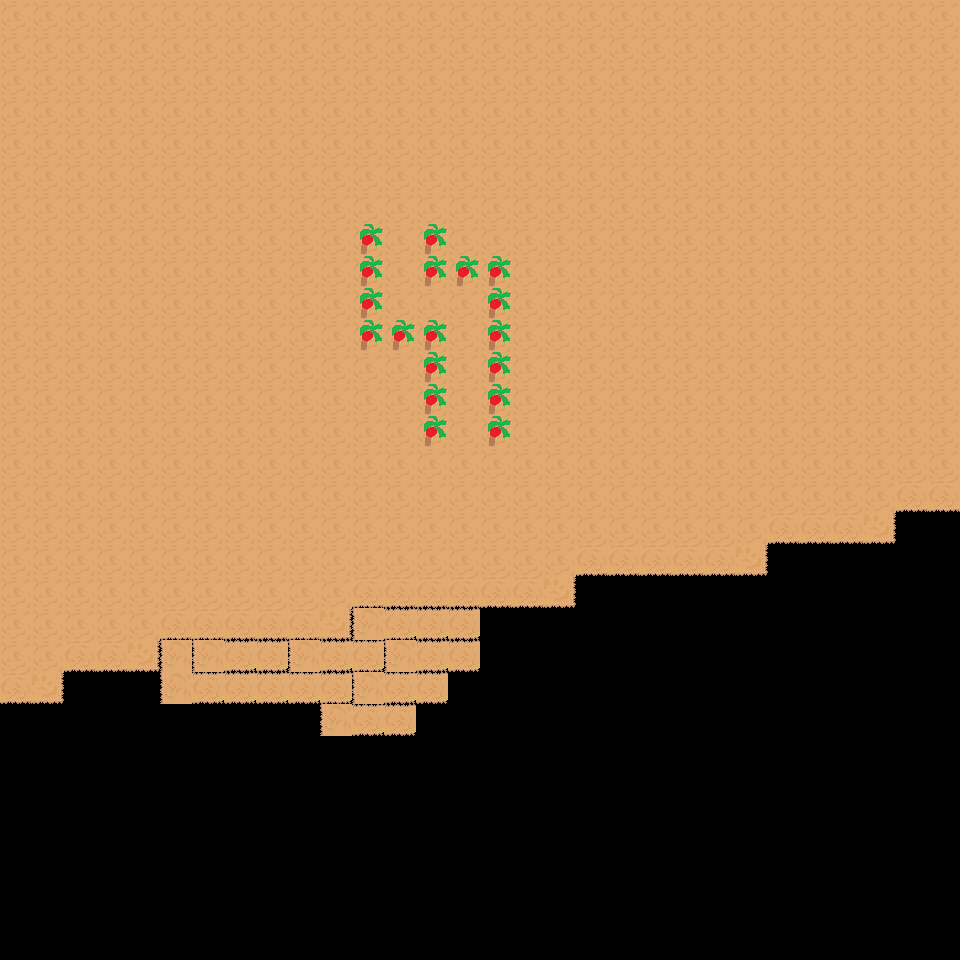

This game map was drawn from its Tiled (.tmx) file and the tilesets committed beside it. A one-line description and the full map source follow:
An orthogonal 30x30 tile map with 32x32 px tiles, 3 tile layers (Tile Layer 1, Tile Layer 2, collision).

<map version="1.10" tiledversion="1.11.2" orientation="orthogonal" renderorder="right-down" width="30" height="30" tilewidth="32" tileheight="32" infinite="0" nextlayerid="4" nextobjectid="1">
 <editorsettings>
  <export target="testMap.lua" format="lua" />
 </editorsettings>
 <tileset firstgid="1" name="Sand" tilewidth="32" tileheight="32" tilecount="400" columns="20">
  <image source="Sand_Tile_set_1.png" width="640" height="640" />
  <tile id="82">
   <properties>
    <property name="collides" value="true" />
   </properties>
  </tile>
 </tileset>
 <layer id="1" name="Tile Layer 1" width="30" height="30">
  <data encoding="csv">
21,21,21,21,21,21,21,21,21,21,21,21,21,21,21,21,21,21,21,21,21,21,21,21,21,21,21,21,21,21,
21,21,21,21,21,21,21,21,21,21,21,21,21,21,21,21,21,21,21,21,21,21,21,21,21,21,21,21,21,21,
21,21,21,21,21,21,21,21,21,21,21,21,21,21,21,21,21,21,21,21,21,21,21,21,21,21,21,21,21,21,
21,21,21,21,21,21,21,21,21,21,21,21,21,21,21,21,21,21,21,21,21,21,21,21,21,21,21,21,21,21,
21,21,21,21,21,21,21,21,21,21,21,21,21,21,21,21,21,21,21,21,21,21,21,21,21,21,21,21,21,21,
21,21,21,21,21,21,21,21,21,21,21,21,21,21,21,21,21,21,21,21,21,21,21,21,21,21,21,21,21,21,
21,21,21,21,21,21,21,21,21,21,21,21,21,21,21,21,21,21,21,21,21,21,21,21,21,21,21,21,21,21,
21,21,21,21,21,21,21,21,21,21,21,21,21,21,21,21,21,21,21,21,21,21,21,21,21,21,21,21,21,21,
21,21,21,21,21,21,21,21,21,21,21,21,21,21,21,21,21,21,21,21,21,21,21,21,21,21,21,21,21,21,
21,21,21,21,21,21,21,21,21,21,21,21,21,21,21,21,21,21,21,21,21,21,21,21,21,21,21,21,21,21,
21,21,21,21,21,21,21,21,21,21,21,21,21,21,21,21,21,21,21,21,21,21,21,21,21,21,21,21,21,21,
21,21,21,21,21,21,21,21,21,21,21,21,21,21,21,21,21,21,21,21,21,21,21,21,21,21,21,21,21,21,
21,21,21,21,21,21,21,21,21,21,21,21,21,21,21,21,21,21,21,21,21,21,21,21,21,21,21,21,21,21,
21,21,21,21,21,21,21,21,21,21,21,21,21,21,21,21,21,21,21,21,21,21,21,21,21,21,21,21,21,21,
21,21,21,21,21,21,21,21,21,21,21,21,21,21,21,21,21,21,21,21,21,21,21,21,21,21,21,21,21,21,
21,21,21,21,21,21,21,21,21,21,21,21,21,21,21,21,21,21,21,21,21,21,21,21,21,21,21,21,61,61,
21,21,21,21,21,21,21,21,21,21,21,21,21,21,21,21,21,21,21,21,21,21,21,21,61,61,61,23,0,0,
21,21,21,21,21,21,21,21,21,21,21,21,21,21,21,21,21,21,61,61,61,61,61,23,0,0,0,0,0,0,
21,21,21,21,21,21,21,21,21,21,21,61,61,61,61,61,61,23,0,0,0,0,0,0,0,0,0,0,0,0,
21,21,21,21,21,61,61,61,61,61,23,81,102,102,102,0,0,0,0,0,0,0,0,0,0,0,0,0,0,0,
21,21,61,61,23,81,81,102,102,81,102,102,81,102,102,0,0,0,0,0,0,0,0,0,0,0,0,0,0,0,
61,23,0,0,0,81,102,102,102,102,102,81,102,102,0,0,0,0,0,0,0,0,0,0,0,0,0,0,0,0,
0,0,0,0,0,0,0,0,0,0,81,102,102,0,0,0,0,0,0,0,0,0,0,0,0,0,0,0,0,0,
0,0,0,0,0,0,0,0,0,0,0,0,0,0,0,0,0,0,0,0,0,0,0,0,0,0,0,0,0,0,
0,0,0,0,0,0,0,0,0,0,0,0,0,0,0,0,0,0,0,0,0,0,0,0,0,0,0,0,0,0,
0,0,0,0,0,0,0,0,0,0,0,0,0,0,0,0,0,0,0,0,0,0,0,0,0,0,0,0,0,0,
0,0,0,0,0,0,0,0,0,0,0,0,0,0,0,0,0,0,0,0,0,0,0,0,0,0,0,0,0,0,
0,0,0,0,0,0,0,0,0,0,0,0,0,0,0,0,0,0,0,0,0,0,0,0,0,0,0,0,0,0,
0,0,0,0,0,0,0,0,0,0,0,0,0,0,0,0,0,0,0,0,0,0,0,0,0,0,0,0,0,0,
0,0,0,0,0,0,0,0,0,0,0,0,0,0,0,0,0,0,0,0,0,0,0,0,0,0,0,0,0,0
</data>
 </layer>
 <layer id="2" name="Tile Layer 2" width="30" height="30">
  <data encoding="csv">
0,0,0,0,0,0,0,0,0,0,0,0,0,0,0,0,0,0,0,0,0,0,0,0,0,0,0,0,0,0,
0,0,0,0,0,0,0,0,0,0,0,0,0,0,0,0,0,0,0,0,0,0,0,0,0,0,0,0,0,0,
0,0,0,0,0,0,0,0,0,0,0,0,0,0,0,0,0,0,0,0,0,0,0,0,0,0,0,0,0,0,
0,0,0,0,0,0,0,0,0,0,0,0,0,0,0,0,0,0,0,0,0,0,0,0,0,0,0,0,0,0,
0,0,0,0,0,0,0,0,0,0,0,0,0,0,0,0,0,0,0,0,0,0,0,0,0,0,0,0,0,0,
0,0,0,0,0,0,0,0,0,0,0,0,0,0,0,0,0,0,0,0,0,0,0,0,0,0,0,0,0,0,
0,0,0,0,0,0,0,0,0,0,0,0,0,0,0,0,0,0,0,0,0,0,0,0,0,0,0,0,0,0,
0,0,0,0,0,0,0,0,0,0,0,82,0,82,0,0,0,0,0,0,0,0,0,0,0,0,0,0,0,0,
0,0,0,0,0,0,0,0,0,0,0,82,0,82,82,82,0,0,0,0,0,0,0,0,0,0,0,0,0,0,
0,0,0,0,0,0,0,0,0,0,0,82,0,0,0,82,0,0,0,0,0,0,0,0,0,0,0,0,0,0,
0,0,0,0,0,0,0,0,0,0,0,82,82,82,0,82,0,0,0,0,0,0,0,0,0,0,0,0,0,0,
0,0,0,0,0,0,0,0,0,0,0,0,0,82,0,82,0,0,0,0,0,0,0,0,0,0,0,0,0,0,
0,0,0,0,0,0,0,0,0,0,0,0,0,82,0,82,0,0,0,0,0,0,0,0,0,0,0,0,0,0,
0,0,0,0,0,0,0,0,0,0,0,0,0,82,0,82,0,0,0,0,0,0,0,0,0,0,0,0,0,0,
0,0,0,0,0,0,0,0,0,0,0,0,0,0,0,0,0,0,0,0,0,0,0,0,0,0,0,0,0,0,
0,0,0,0,0,0,0,0,0,0,0,0,0,0,0,0,0,0,0,0,0,0,0,0,0,0,0,0,0,0,
0,0,0,0,0,0,0,0,0,0,0,0,0,0,0,0,0,0,0,0,0,0,0,0,0,0,0,0,0,0,
0,0,0,0,0,0,0,0,0,0,0,0,0,0,0,0,0,0,0,0,0,0,0,0,0,0,0,0,0,0,
0,0,0,0,0,0,0,0,0,0,0,0,0,0,0,0,0,0,0,0,0,0,0,0,0,0,0,0,0,0,
0,0,0,0,0,0,0,0,0,0,0,0,0,0,0,0,0,0,0,0,0,0,0,0,0,0,0,0,0,0,
0,0,0,0,0,0,0,0,0,0,0,0,0,0,0,0,0,0,0,0,0,0,0,0,0,0,0,0,0,0,
0,0,0,0,0,0,0,0,0,0,0,0,0,0,0,0,0,0,0,0,0,0,0,0,0,0,0,0,0,0,
0,0,0,0,0,0,0,0,0,0,0,0,0,0,0,0,0,0,0,0,0,0,0,0,0,0,0,0,0,0,
0,0,0,0,0,0,0,0,0,0,0,0,0,0,0,0,0,0,0,0,0,0,0,0,0,0,0,0,0,0,
0,0,0,0,0,0,0,0,0,0,0,0,0,0,0,0,0,0,0,0,0,0,0,0,0,0,0,0,0,0,
0,0,0,0,0,0,0,0,0,0,0,0,0,0,0,0,0,0,0,0,0,0,0,0,0,0,0,0,0,0,
0,0,0,0,0,0,0,0,0,0,0,0,0,0,0,0,0,0,0,0,0,0,0,0,0,0,0,0,0,0,
0,0,0,0,0,0,0,0,0,0,0,0,0,0,0,0,0,0,0,0,0,0,0,0,0,0,0,0,0,0,
0,0,0,0,0,0,0,0,0,0,0,0,0,0,0,0,0,0,0,0,0,0,0,0,0,0,0,0,0,0,
0,0,0,0,0,0,0,0,0,0,0,0,0,0,0,0,0,0,0,0,0,0,0,0,0,0,0,0,0,0
</data>
 </layer>
 <layer id="3" name="collision" width="30" height="30">
  <data encoding="csv">
0,0,0,0,0,0,0,0,0,0,0,0,0,0,0,0,0,0,0,0,0,0,0,0,0,0,0,0,0,0,
0,0,0,0,0,0,0,0,0,0,0,0,0,0,0,0,0,0,0,0,0,0,0,0,0,0,0,0,0,0,
0,0,0,0,0,0,0,0,0,0,0,0,0,0,0,0,0,0,0,0,0,0,0,0,0,0,0,0,0,0,
0,0,0,0,0,0,0,0,0,0,0,0,0,0,0,0,0,0,0,0,0,0,0,0,0,0,0,0,0,0,
0,0,0,0,0,0,0,0,0,0,0,0,0,0,0,0,0,0,0,0,0,0,0,0,0,0,0,0,0,0,
0,0,0,0,0,0,0,0,0,0,0,0,0,0,0,0,0,0,0,0,0,0,0,0,0,0,0,0,0,0,
0,0,0,0,0,0,0,0,0,0,0,0,0,0,0,0,0,0,0,0,0,0,0,0,0,0,0,0,0,0,
0,0,0,0,0,0,0,0,0,0,0,83,0,83,0,0,0,0,0,0,0,0,0,0,0,0,0,0,0,0,
0,0,0,0,0,0,0,0,0,0,0,83,0,83,83,83,0,0,0,0,0,0,0,0,0,0,0,0,0,0,
0,0,0,0,0,0,0,0,0,0,0,83,0,0,0,83,0,0,0,0,0,0,0,0,0,0,0,0,0,0,
0,0,0,0,0,0,0,0,0,0,0,83,83,83,0,83,0,0,0,0,0,0,0,0,0,0,0,0,0,0,
0,0,0,0,0,0,0,0,0,0,0,0,0,83,0,83,0,0,0,0,0,0,0,0,0,0,0,0,0,0,
0,0,0,0,0,0,0,0,0,0,0,0,0,83,0,83,0,0,0,0,0,0,0,0,0,0,0,0,0,0,
0,0,0,0,0,0,0,0,0,0,0,0,0,83,0,83,0,0,0,0,0,0,0,0,0,0,0,0,0,0,
0,0,0,0,0,0,0,0,0,0,0,0,0,0,0,0,0,0,0,0,0,0,0,0,0,0,0,0,0,0,
0,0,0,0,0,0,0,0,0,0,0,0,0,0,0,0,0,0,0,0,0,0,0,0,0,0,0,0,0,0,
0,0,0,0,0,0,0,0,0,0,0,0,0,0,0,0,0,0,0,0,0,0,0,0,0,0,0,0,0,0,
0,0,0,0,0,0,0,0,0,0,0,0,0,0,0,0,0,0,0,0,0,0,0,0,0,0,0,0,0,0,
0,0,0,0,0,0,0,0,0,0,0,0,0,0,0,0,0,0,0,0,0,0,0,0,0,0,0,0,0,0,
0,0,0,0,0,0,0,0,0,0,0,0,0,0,0,0,0,0,0,0,0,0,0,0,0,0,0,0,0,0,
0,0,0,0,0,0,0,0,0,0,0,0,0,0,0,0,0,0,0,0,0,0,0,0,0,0,0,0,0,0,
0,0,0,0,0,0,0,0,0,0,0,0,0,0,0,0,0,0,0,0,0,0,0,0,0,0,0,0,0,0,
0,0,0,0,0,0,0,0,0,0,0,0,0,0,0,0,0,0,0,0,0,0,0,0,0,0,0,0,0,0,
0,0,0,0,0,0,0,0,0,0,0,0,0,0,0,0,0,0,0,0,0,0,0,0,0,0,0,0,0,0,
0,0,0,0,0,0,0,0,0,0,0,0,0,0,0,0,0,0,0,0,0,0,0,0,0,0,0,0,0,0,
0,0,0,0,0,0,0,0,0,0,0,0,0,0,0,0,0,0,0,0,0,0,0,0,0,0,0,0,0,0,
0,0,0,0,0,0,0,0,0,0,0,0,0,0,0,0,0,0,0,0,0,0,0,0,0,0,0,0,0,0,
0,0,0,0,0,0,0,0,0,0,0,0,0,0,0,0,0,0,0,0,0,0,0,0,0,0,0,0,0,0,
0,0,0,0,0,0,0,0,0,0,0,0,0,0,0,0,0,0,0,0,0,0,0,0,0,0,0,0,0,0,
0,0,0,0,0,0,0,0,0,0,0,0,0,0,0,0,0,0,0,0,0,0,0,0,0,0,0,0,0,0
</data>
 </layer>
</map>